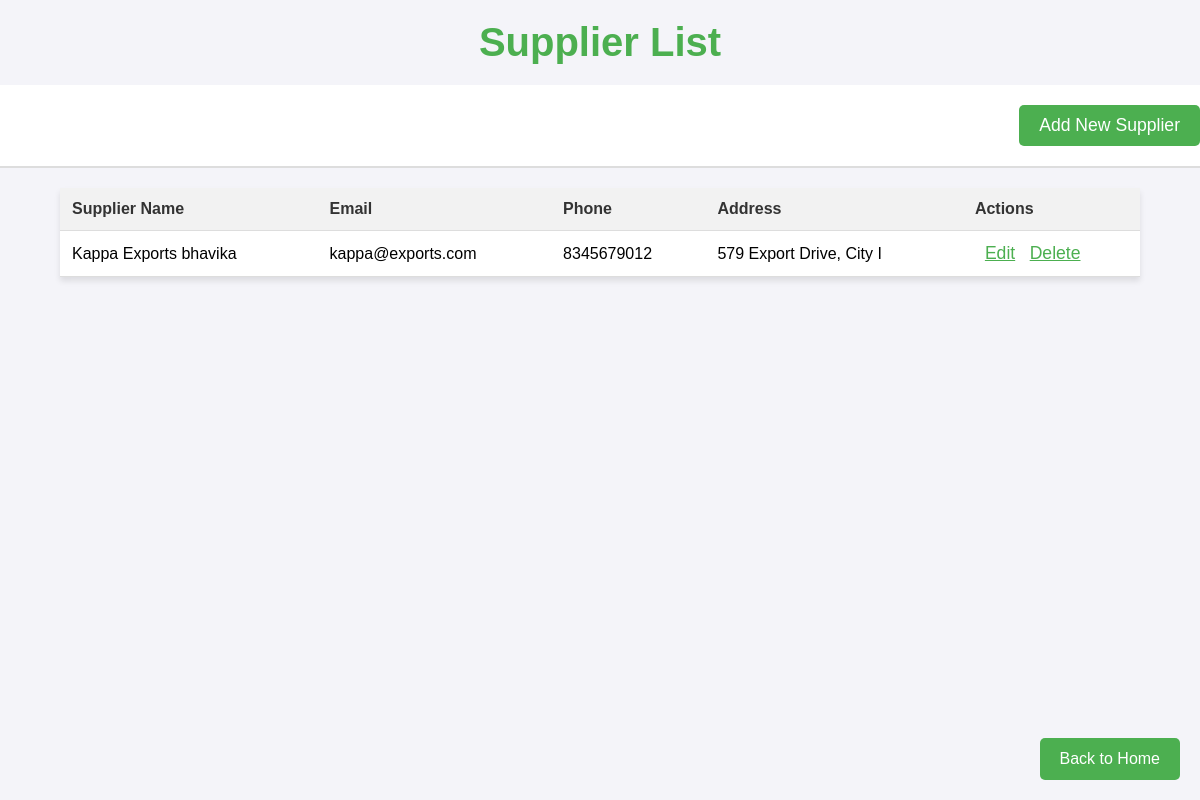
Screenshot of /suppliers/ with the database file from the repository.
### inventory_managemen/models.py (models this page shows, shortened)
class Supplier(models.Model):
    name = models.CharField(max_length=255)
    email = models.EmailField(unique=True)
    phone = models.CharField(max_length=10, unique=True)
    address = models.TextField()

### inventory_managemen/views.py (the view)
# urls.py: path('suppliers/', views.list_suppliers, name='list_suppliers'),
def list_suppliers(request):
    suppliers = Supplier.objects.all()
    return render(request, 'inventory/list_suppliers.html', {'suppliers': suppliers})

### templates/inventory/list_suppliers.html (shortened to what this page needs)
<!DOCTYPE html>
<html lang="en">
<head>
</head>
<body>
    <h1>Supplier List</h1>
    <div class="actions">
        <a href="{% url 'add_supplier' %}">Add New Supplier</a>
    </div>
    <table>
        <thead>
            <tr>
                <th>Supplier Name</th>
                <th>Email</th>
                <th>Phone</th>
                <th>Address</th>
                <th>Actions</th>
            </tr>
        </thead>
        <tbody>
            {% for supplier in suppliers %}
            <tr>
                <td>{{ supplier.name }}</td>
                <td>{{ supplier.email }}</td>
                <td>{{ supplier.phone }}</td>
                <td class="address">{{ supplier.address }}</td>
                <td class="table-actions">
                    <a href="{% url 'edit_supplier' supplier.id %}">Edit</a>
                    <a href="{% url 'delete_supplier' supplier.id %}">Delete</a>
                </td>
            </tr>
            {% empty %}
            <tr>
                <td colspan="5">No suppliers found.</td>
            </tr>
            {% endfor %}
        </tbody>
    </table>
    <a href="{% url 'home' %}" class="back-home">Back to Home</a>
</body>
</html>

### templates/inventory/list_suppliers.html (style rules this page uses)
body { font-family: Arial, sans-serif; background-color: #f4f4f9; margin: 0; padding: 0; display: flex; flex-direction: column; align-items: center; justify-content: flex-start; min-height: 100vh; }
h1 { color: #4CAF50; text-align: center; margin: 20px 0; font-size: 2.5rem; }
.actions { display: flex; justify-content: flex-end; width: 100%; padding: 20px; background-color: #fff; border-bottom: 2px solid #ddd; }
.actions a { text-decoration: none; padding: 10px 20px; margin-left: 10px; color: white; background-color: #4CAF50; border-radius: 5px; font-size: 1.1rem; transition: background-color 0.3s ease; }
table { width: 90%; margin: 20px 0; border-collapse: collapse; background-color: #fff; box-shadow: 0 4px 6px rgba(0, 0, 0, 0.1); }
th, td { padding: 12px; text-align: left; border-bottom: 1px solid #ddd; word-wrap: break-word; }
th { background-color: #f2f2f2; color: #333; }
.table-actions a { margin-left: 10px; color: #4CAF50; font-size: 1.1rem; }
.address { max-width: 200px; overflow: hidden; text-overflow: ellipsis; white-space: nowrap; }
.back-home { position: fixed; bottom: 20px; right: 20px; padding: 12px 20px; background-color: #4CAF50; color: white; font-size: 1rem; border-radius: 5px; text-decoration: none; transition: background-color 0.3s ease; }

### rows the page displays
Supplier: name "Kappa Exports bhavika", email "kappa@exports.com", phone "8345679012", address "579 Export Drive, City I"
